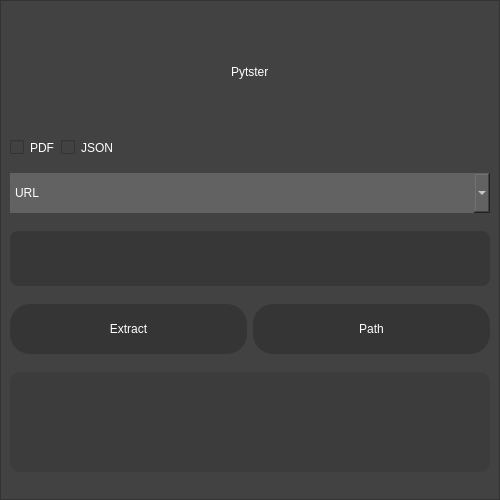
<?xml version="1.0" encoding="UTF-8"?>
<ui version="4.0">
 <class>GUI</class>
 <widget class="QWidget" name="GUI">
  <property name="geometry">
   <rect>
    <x>0</x>
    <y>0</y>
    <width>500</width>
    <height>500</height>
   </rect>
  </property>
  <property name="sizePolicy">
   <sizepolicy hsizetype="Fixed" vsizetype="Fixed">
    <horstretch>0</horstretch>
    <verstretch>0</verstretch>
   </sizepolicy>
  </property>
  <property name="minimumSize">
   <size>
    <width>500</width>
    <height>500</height>
   </size>
  </property>
  <property name="maximumSize">
   <size>
    <width>500</width>
    <height>500</height>
   </size>
  </property>
  <property name="windowTitle">
   <string>Pytster</string>
  </property>
  <property name="windowIcon">
   <iconset resource="Resource.qrc">
    <normaloff>:/build-IOC_Project-Desktop_Qt_6_5_1_MinGW_64_bit-Debug/Python File/PSX_20231202_100243.png</normaloff>:/build-IOC_Project-Desktop_Qt_6_5_1_MinGW_64_bit-Debug/Python File/PSX_20231202_100243.png</iconset>
  </property>
  <layout class="QVBoxLayout" name="verticalLayout">
   <property name="spacing">
    <number>0</number>
   </property>
   <property name="leftMargin">
    <number>0</number>
   </property>
   <property name="topMargin">
    <number>0</number>
   </property>
   <property name="rightMargin">
    <number>0</number>
   </property>
   <property name="bottomMargin">
    <number>0</number>
   </property>
   <item>
    <widget class="QFrame" name="frame">
     <property name="sizePolicy">
      <sizepolicy hsizetype="Preferred" vsizetype="MinimumExpanding">
       <horstretch>0</horstretch>
       <verstretch>0</verstretch>
      </sizepolicy>
     </property>
     <property name="minimumSize">
      <size>
       <width>0</width>
       <height>0</height>
      </size>
     </property>
     <property name="styleSheet">
      <string notr="true">background-color: rgb(66, 66, 66);</string>
     </property>
     <property name="frameShape">
      <enum>QFrame::StyledPanel</enum>
     </property>
     <property name="frameShadow">
      <enum>QFrame::Raised</enum>
     </property>
     <layout class="QVBoxLayout" name="verticalLayout_2">
      <item>
       <layout class="QHBoxLayout" name="horizontalLayout">
        <item>
         <spacer name="horizontalSpacer">
          <property name="orientation">
           <enum>Qt::Horizontal</enum>
          </property>
          <property name="sizeHint" stdset="0">
           <size>
            <width>40</width>
            <height>20</height>
           </size>
          </property>
         </spacer>
        </item>
        <item>
         <widget class="QLabel" name="label">
          <property name="sizePolicy">
           <sizepolicy hsizetype="Fixed" vsizetype="Preferred">
            <horstretch>0</horstretch>
            <verstretch>0</verstretch>
           </sizepolicy>
          </property>
          <property name="maximumSize">
           <size>
            <width>200</width>
            <height>100</height>
           </size>
          </property>
          <property name="styleSheet">
           <string notr="true">color:white;
font: 800 italic 30pt &quot;Korataki Bold Italic&quot;;</string>
          </property>
          <property name="text">
           <string>Pytster</string>
          </property>
         </widget>
        </item>
        <item>
         <spacer name="horizontalSpacer_2">
          <property name="orientation">
           <enum>Qt::Horizontal</enum>
          </property>
          <property name="sizeHint" stdset="0">
           <size>
            <width>40</width>
            <height>20</height>
           </size>
          </property>
         </spacer>
        </item>
       </layout>
      </item>
      <item>
       <layout class="QHBoxLayout" name="horizontalLayout_3">
        <item>
         <widget class="QCheckBox" name="pdf">
          <property name="sizePolicy">
           <sizepolicy hsizetype="Fixed" vsizetype="Fixed">
            <horstretch>0</horstretch>
            <verstretch>0</verstretch>
           </sizepolicy>
          </property>
          <property name="styleSheet">
           <string notr="true">border:0px;
font: 600 10pt &quot;Segoe UI&quot;;
color: rgb(255, 255, 255);
</string>
          </property>
          <property name="text">
           <string>PDF</string>
          </property>
         </widget>
        </item>
        <item>
         <widget class="QCheckBox" name="json">
          <property name="styleSheet">
           <string notr="true">border:0px;
font: 600 10pt &quot;Segoe UI&quot;;
color: rgb(255, 255, 255);
</string>
          </property>
          <property name="text">
           <string>JSON</string>
          </property>
         </widget>
        </item>
       </layout>
      </item>
      <item>
       <widget class="QComboBox" name="selection">
        <property name="sizePolicy">
         <sizepolicy hsizetype="Preferred" vsizetype="Preferred">
          <horstretch>0</horstretch>
          <verstretch>0</verstretch>
         </sizepolicy>
        </property>
        <property name="minimumSize">
         <size>
          <width>0</width>
          <height>2</height>
         </size>
        </property>
        <property name="maximumSize">
         <size>
          <width>16777215</width>
          <height>40</height>
         </size>
        </property>
        <property name="styleSheet">
         <string notr="true">border:0px;
font: 700 12pt &quot;Segoe UI&quot;;
color: rgb(255, 255, 255);
background-color: rgb(98, 98, 98);</string>
        </property>
        <item>
         <property name="text">
          <string>URL</string>
         </property>
        </item>
        <item>
         <property name="text">
          <string>Hash</string>
         </property>
        </item>
        <item>
         <property name="text">
          <string>IP Address</string>
         </property>
        </item>
        <item>
         <property name="text">
          <string>Domain name</string>
         </property>
        </item>
        <item>
         <property name="text">
          <string>Email-ID</string>
         </property>
        </item>
       </widget>
      </item>
      <item>
       <widget class="QLineEdit" name="input">
        <property name="sizePolicy">
         <sizepolicy hsizetype="Expanding" vsizetype="Preferred">
          <horstretch>0</horstretch>
          <verstretch>0</verstretch>
         </sizepolicy>
        </property>
        <property name="maximumSize">
         <size>
          <width>16777215</width>
          <height>55</height>
         </size>
        </property>
        <property name="styleSheet">
         <string notr="true">background-color: rgb(55, 55, 55);
border:0px;
font: 700 12pt &quot;Segoe UI&quot;;
color: rgb(255, 255, 255);
border-radius:8px;
 padding: 5px;</string>
        </property>
        <property name="text">
         <string/>
        </property>
        <property name="placeholderText">
         <string/>
        </property>
       </widget>
      </item>
      <item>
       <layout class="QHBoxLayout" name="horizontalLayout_2">
        <item>
         <widget class="QPushButton" name="pushButton">
          <property name="sizePolicy">
           <sizepolicy hsizetype="Preferred" vsizetype="Preferred">
            <horstretch>0</horstretch>
            <verstretch>0</verstretch>
           </sizepolicy>
          </property>
          <property name="maximumSize">
           <size>
            <width>16777215</width>
            <height>50</height>
           </size>
          </property>
          <property name="styleSheet">
           <string notr="true">QPushButton{border-radius:20px;
background-color: rgb(53, 53, 53);
font: 600 12pt &quot;Segoe UI Semibold&quot;;
color: rgb(255, 255, 255);
}


</string>
          </property>
          <property name="text">
           <string>Extract</string>
          </property>
         </widget>
        </item>
        <item>
         <widget class="QPushButton" name="dir">
          <property name="sizePolicy">
           <sizepolicy hsizetype="Preferred" vsizetype="Preferred">
            <horstretch>0</horstretch>
            <verstretch>0</verstretch>
           </sizepolicy>
          </property>
          <property name="maximumSize">
           <size>
            <width>16777215</width>
            <height>50</height>
           </size>
          </property>
          <property name="styleSheet">
           <string notr="true">QPushButton{border-radius:20px;
background-color: rgb(53, 53, 53);
font: 600 12pt &quot;Segoe UI Semibold&quot;;
color: rgb(255, 255, 255);
}


</string>
          </property>
          <property name="text">
           <string>Path</string>
          </property>
         </widget>
        </item>
       </layout>
      </item>
      <item>
       <widget class="QLabel" name="warning">
        <property name="sizePolicy">
         <sizepolicy hsizetype="Preferred" vsizetype="Maximum">
          <horstretch>0</horstretch>
          <verstretch>0</verstretch>
         </sizepolicy>
        </property>
        <property name="minimumSize">
         <size>
          <width>0</width>
          <height>0</height>
         </size>
        </property>
        <property name="maximumSize">
         <size>
          <width>16777215</width>
          <height>100</height>
         </size>
        </property>
        <property name="styleSheet">
         <string notr="true">font: 500 12pt &quot;Segoe UI Semibold&quot;;
color: rgb(255, 255, 255);
background-color: rgb(60, 60, 60);
border-radius:10px;
 padding: 5px;</string>
        </property>
        <property name="text">
         <string/>
        </property>
       </widget>
      </item>
     </layout>
    </widget>
   </item>
  </layout>
 </widget>
 <resources>
  <include location="Resource.qrc"/>
 </resources>
 <connections/>
</ui>
